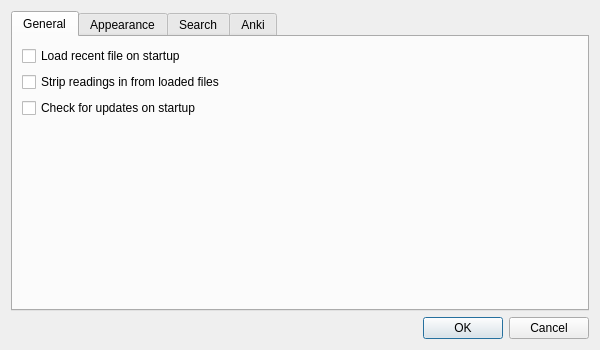
<?xml version="1.0" encoding="UTF-8"?>
<ui version="4.0">
 <class>DialogPreferences</class>
 <widget class="QDialog" name="DialogPreferences">
  <property name="geometry">
   <rect>
    <x>0</x>
    <y>0</y>
    <width>600</width>
    <height>350</height>
   </rect>
  </property>
  <property name="windowTitle">
   <string>Preferences</string>
  </property>
  <layout class="QVBoxLayout" name="verticalLayout">
   <item>
    <widget class="QTabWidget" name="tabWidget">
     <property name="currentIndex">
      <number>0</number>
     </property>
     <widget class="QWidget" name="tabGeneral">
      <attribute name="title">
       <string>General</string>
      </attribute>
      <layout class="QVBoxLayout" name="verticalLayout_4">
       <item>
        <widget class="QCheckBox" name="checkGeneralRecentLoad">
         <property name="text">
          <string>Load recent file on startup</string>
         </property>
        </widget>
       </item>
       <item>
        <widget class="QCheckBox" name="checkGeneralReadingsStrip">
         <property name="text">
          <string>Strip readings in from loaded files</string>
         </property>
        </widget>
       </item>
       <item>
        <widget class="QCheckBox" name="checkGeneralFindUpdates">
         <property name="text">
          <string>Check for updates on startup</string>
         </property>
        </widget>
       </item>
       <item>
        <spacer name="verticalSpacer">
         <property name="orientation">
          <enum>Qt::Vertical</enum>
         </property>
         <property name="sizeHint" stdset="0">
          <size>
           <width>20</width>
           <height>139</height>
          </size>
         </property>
        </spacer>
       </item>
      </layout>
     </widget>
     <widget class="QWidget" name="tabAppearance">
      <attribute name="title">
       <string>Appearance</string>
      </attribute>
      <layout class="QVBoxLayout" name="verticalLayout_3">
       <item>
        <layout class="QHBoxLayout" name="horizontalLayout">
         <item>
          <widget class="QFontComboBox" name="comboContentFontFamily"/>
         </item>
         <item>
          <widget class="QSpinBox" name="spinContentFontSize">
           <property name="minimum">
            <number>1</number>
           </property>
           <property name="maximum">
            <number>72</number>
           </property>
           <property name="value">
            <number>12</number>
           </property>
          </widget>
         </item>
         <item>
          <widget class="QPushButton" name="buttonContentColorFg">
           <property name="text">
            <string>Foreground...</string>
           </property>
          </widget>
         </item>
         <item>
          <widget class="QPushButton" name="buttonContentColorBg">
           <property name="text">
            <string>Background...</string>
           </property>
          </widget>
         </item>
        </layout>
       </item>
       <item>
        <widget class="QPlainTextEdit" name="textContentSample">
         <property name="plainText">
          <string>Lorem ipsum dolor sit amet, consectetur adipiscing elit. Nam accumsan nisi a leo faucibus ut varius velit fringilla. Cras hendrerit eleifend porttitor. Quisque eu elit quis tellus hendrerit ornare et ac tellus. Nunc id felis ut sapien blandit viverra vel ac est. Ut erat lorem, rutrum at scelerisque sollicitudin, lacinia quis diam. Suspendisse potenti. Integer id justo ac ligula aliquet mattis. Etiam malesuada faucibus risus, vel hendrerit elit consectetur quis. Etiam consectetur ipsum ut odio feugiat suscipit. Etiam a tellus metus. </string>
         </property>
        </widget>
       </item>
      </layout>
     </widget>
     <widget class="QWidget" name="tabSearch">
      <attribute name="title">
       <string>Search</string>
      </attribute>
      <layout class="QHBoxLayout" name="horizontalLayout_2">
       <item>
        <layout class="QFormLayout" name="formLayout">
         <item row="0" column="0">
          <widget class="QLabel" name="label_5">
           <property name="text">
            <string>Maximum scan length</string>
           </property>
          </widget>
         </item>
         <item row="0" column="1">
          <widget class="QSpinBox" name="spinSearchScanMax">
           <property name="minimum">
            <number>1</number>
           </property>
          </widget>
         </item>
         <item row="1" column="0">
          <widget class="QLabel" name="label_6">
           <property name="text">
            <string>Maximum result count</string>
           </property>
          </widget>
         </item>
         <item row="1" column="1">
          <widget class="QSpinBox" name="spinSearchResultMax">
           <property name="minimum">
            <number>1</number>
           </property>
          </widget>
         </item>
         <item row="2" column="0" colspan="2">
          <widget class="QCheckBox" name="checkSearchGroupByExp">
           <property name="text">
            <string>Group results by expression</string>
           </property>
          </widget>
         </item>
        </layout>
       </item>
       <item>
        <spacer name="horizontalSpacer">
         <property name="orientation">
          <enum>Qt::Horizontal</enum>
         </property>
         <property name="sizeHint" stdset="0">
          <size>
           <width>423</width>
           <height>20</height>
          </size>
         </property>
        </spacer>
       </item>
      </layout>
     </widget>
     <widget class="QWidget" name="tabAnki">
      <attribute name="title">
       <string>Anki</string>
      </attribute>
      <layout class="QVBoxLayout" name="verticalLayout_5">
       <item>
        <layout class="QFormLayout" name="formLayout_2">
         <item row="0" column="0">
          <widget class="QLabel" name="label_13">
           <property name="text">
            <string>Deck</string>
           </property>
          </widget>
         </item>
         <item row="0" column="1">
          <widget class="QComboBox" name="comboBoxAnkiDeck"/>
         </item>
         <item row="1" column="0">
          <widget class="QLabel" name="label_12">
           <property name="text">
            <string>Model</string>
           </property>
          </widget>
         </item>
         <item row="1" column="1">
          <widget class="QComboBox" name="comboBoxAnkiModel"/>
         </item>
        </layout>
       </item>
       <item>
        <widget class="QLabel" name="label_11">
         <property name="text">
          <string>Specify how your model fields are populated when adding facts</string>
         </property>
        </widget>
       </item>
       <item>
        <layout class="QHBoxLayout" name="horizontalLayout_3">
         <item>
          <widget class="QTableWidget" name="tableAnkiFields">
           <column>
            <property name="text">
             <string>Field</string>
            </property>
           </column>
           <column>
            <property name="text">
             <string>Value</string>
            </property>
           </column>
          </widget>
         </item>
         <item>
          <layout class="QVBoxLayout" name="verticalLayout_2">
           <item>
            <layout class="QGridLayout" name="gridLayout">
             <item row="0" column="1">
              <widget class="QLabel" name="label_7">
               <property name="text">
                <string>%e</string>
               </property>
              </widget>
             </item>
             <item row="1" column="0">
              <widget class="QLabel" name="label_2">
               <property name="font">
                <font>
                 <weight>75</weight>
                 <bold>true</bold>
                </font>
               </property>
               <property name="text">
                <string>Reading</string>
               </property>
               <property name="alignment">
                <set>Qt::AlignRight|Qt::AlignTrailing|Qt::AlignVCenter</set>
               </property>
              </widget>
             </item>
             <item row="2" column="0">
              <widget class="QLabel" name="label_3">
               <property name="font">
                <font>
                 <weight>75</weight>
                 <bold>true</bold>
                </font>
               </property>
               <property name="text">
                <string>Glossary</string>
               </property>
               <property name="alignment">
                <set>Qt::AlignRight|Qt::AlignTrailing|Qt::AlignVCenter</set>
               </property>
              </widget>
             </item>
             <item row="2" column="1">
              <widget class="QLabel" name="label_9">
               <property name="text">
                <string>%g</string>
               </property>
              </widget>
             </item>
             <item row="3" column="0">
              <widget class="QLabel" name="label_4">
               <property name="font">
                <font>
                 <weight>75</weight>
                 <bold>true</bold>
                </font>
               </property>
               <property name="text">
                <string>Sentence</string>
               </property>
               <property name="alignment">
                <set>Qt::AlignRight|Qt::AlignTrailing|Qt::AlignVCenter</set>
               </property>
              </widget>
             </item>
             <item row="3" column="1">
              <widget class="QLabel" name="label_10">
               <property name="text">
                <string>%s</string>
               </property>
              </widget>
             </item>
             <item row="1" column="1">
              <widget class="QLabel" name="label_8">
               <property name="text">
                <string>%r</string>
               </property>
              </widget>
             </item>
             <item row="0" column="0">
              <widget class="QLabel" name="label">
               <property name="font">
                <font>
                 <weight>75</weight>
                 <bold>true</bold>
                </font>
               </property>
               <property name="text">
                <string>Expression</string>
               </property>
               <property name="alignment">
                <set>Qt::AlignRight|Qt::AlignTrailing|Qt::AlignVCenter</set>
               </property>
              </widget>
             </item>
            </layout>
           </item>
           <item>
            <spacer name="verticalSpacer_2">
             <property name="orientation">
              <enum>Qt::Vertical</enum>
             </property>
             <property name="sizeHint" stdset="0">
              <size>
               <width>20</width>
               <height>40</height>
              </size>
             </property>
            </spacer>
           </item>
          </layout>
         </item>
        </layout>
       </item>
      </layout>
     </widget>
    </widget>
   </item>
   <item>
    <widget class="QDialogButtonBox" name="buttonBox">
     <property name="orientation">
      <enum>Qt::Horizontal</enum>
     </property>
     <property name="standardButtons">
      <set>QDialogButtonBox::Cancel|QDialogButtonBox::Ok</set>
     </property>
    </widget>
   </item>
  </layout>
 </widget>
 <resources/>
 <connections>
  <connection>
   <sender>buttonBox</sender>
   <signal>accepted()</signal>
   <receiver>DialogPreferences</receiver>
   <slot>accept()</slot>
   <hints>
    <hint type="sourcelabel">
     <x>248</x>
     <y>254</y>
    </hint>
    <hint type="destinationlabel">
     <x>157</x>
     <y>274</y>
    </hint>
   </hints>
  </connection>
  <connection>
   <sender>buttonBox</sender>
   <signal>rejected()</signal>
   <receiver>DialogPreferences</receiver>
   <slot>reject()</slot>
   <hints>
    <hint type="sourcelabel">
     <x>316</x>
     <y>260</y>
    </hint>
    <hint type="destinationlabel">
     <x>286</x>
     <y>274</y>
    </hint>
   </hints>
  </connection>
 </connections>
</ui>
